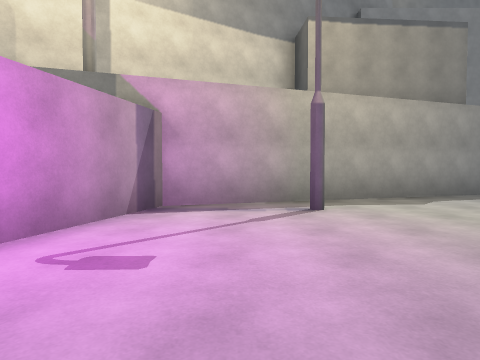
[1] (above)

21 first-person views from a walk through a scene from a Unity 3-D project. The camera is 1.3 m above the floor, tilts 2° down and sees 75° across. The floor is counted in squares, 2 m on a side. Each view is taken from the middle of a square. On the plan, view 1 faces up. The plan holds only what a view shows up to about 10 squares ahead; the rest is blank. The place goes on beyond the plan. Surface patterns are stand-ins for the level's own textures.

[2]
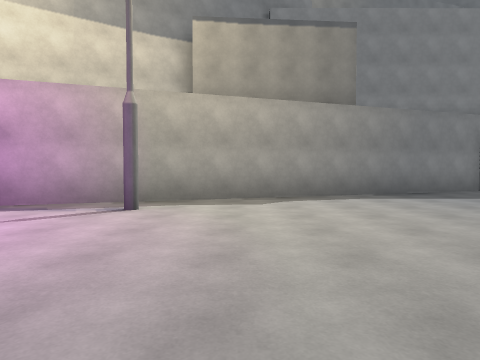

[3]
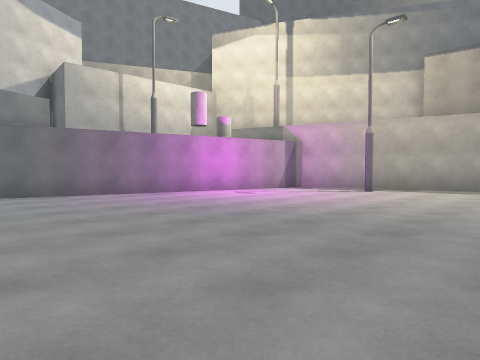

[4]
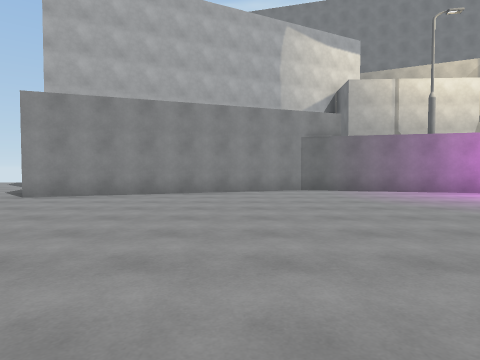

[5]
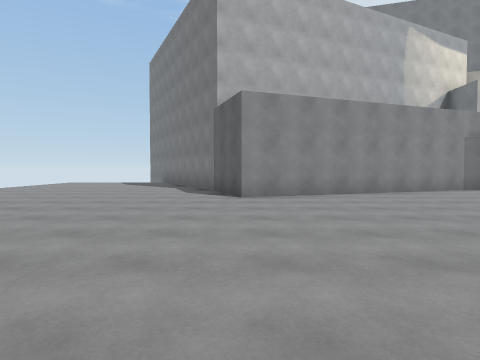

[6]
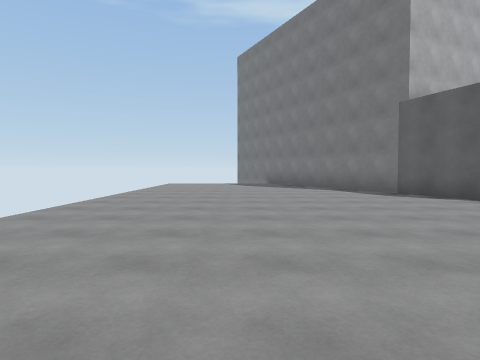

[7]
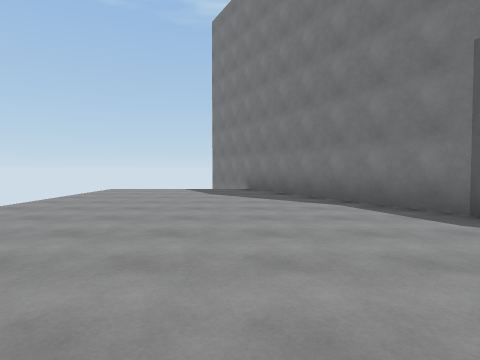

[8]
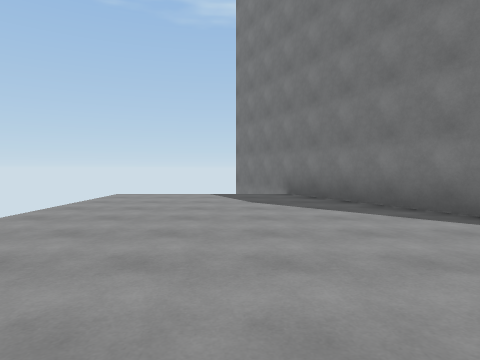

[9]
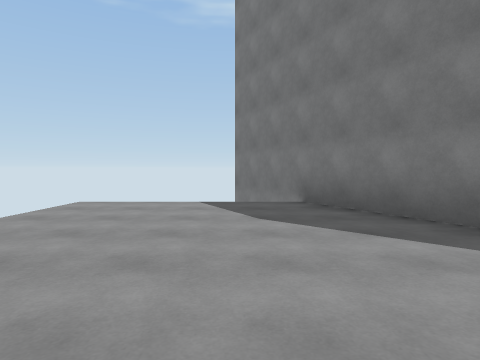

[10]
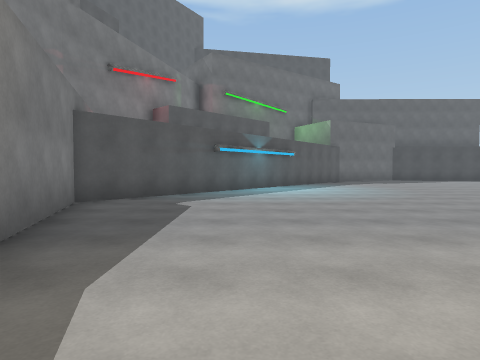

[11]
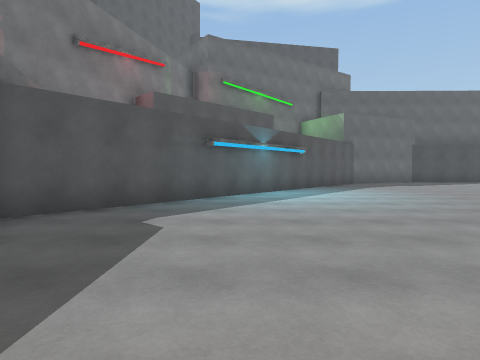

[12]
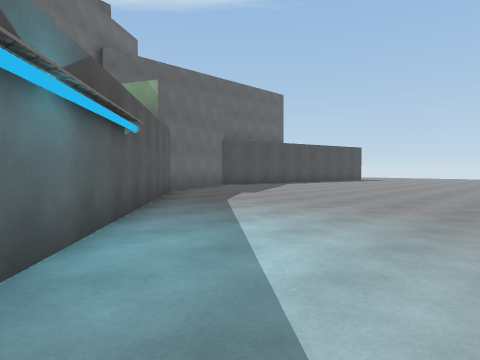

[13]
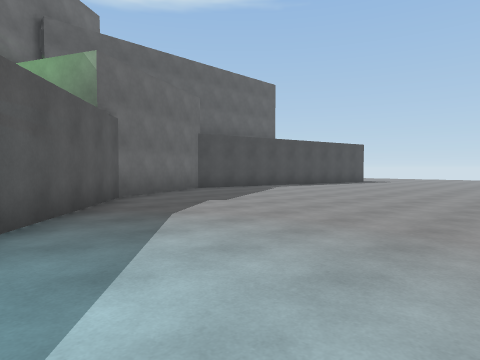

[14]
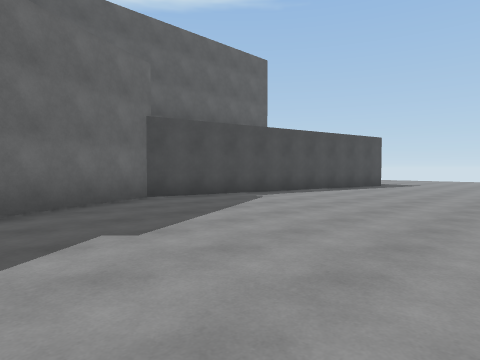

[15]
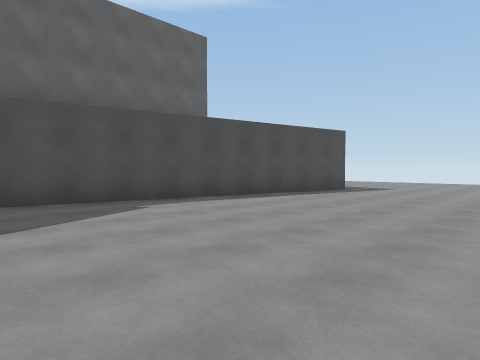

[16]
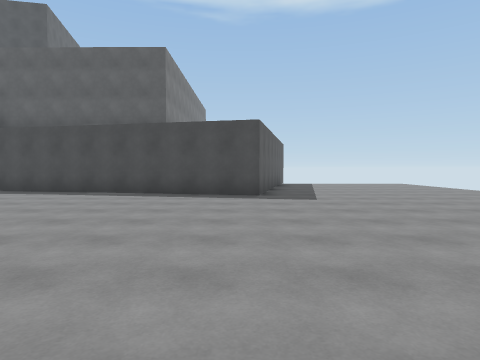

[17]
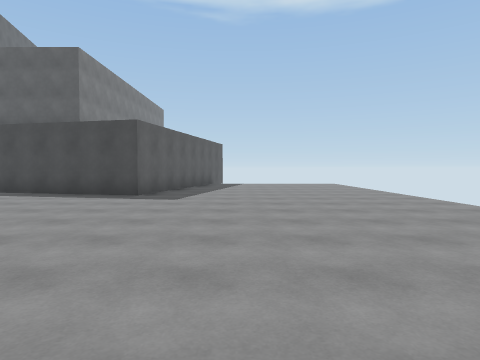

[18]
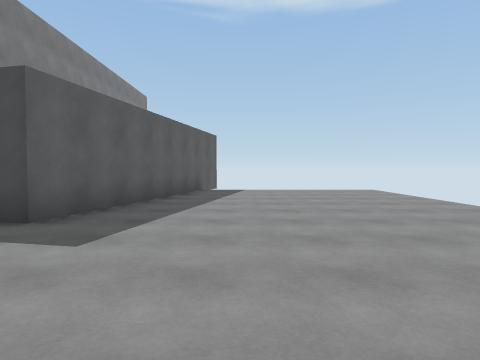

[19]
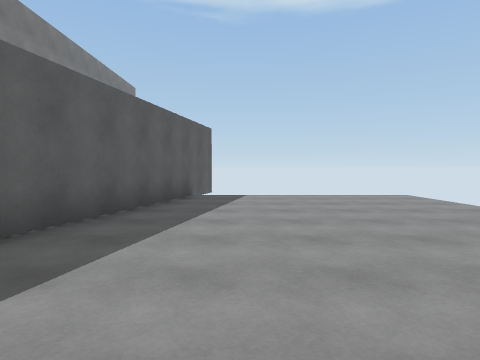

[20]
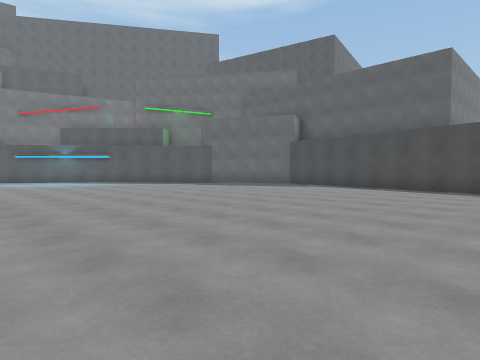

[21]
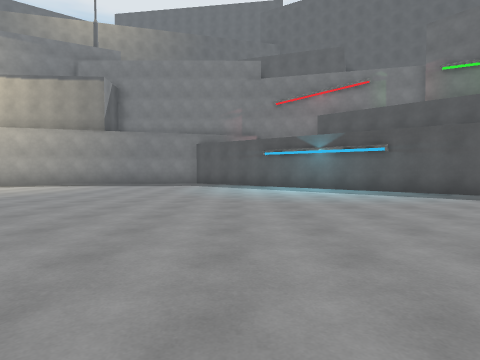

### Floor plan
Points are (right, up) in squares from view 1. A wall is a line through its corners. A room is listed if a view was taken in it or the views show most of it. See-through windows are left out.
Room 1 (views 1, 2, 3, 4, 5, 6, 7, 8, 9, 10, 11, 12, 13, 14, 15, 16, 17, 18, 19, 20, 21)
walls: (26.5, -12.9) (19.7, -11.5) (21.6, -2.6) (20, 0.9) (10, 9.2) (-1.4, 5.5) (-3.6, -3.1) (-1.1, -10) (-3.4, -10.8) (-10.6, -14.4)

Where each view was taken, in squares from view 1:
view 1: 0 up, 0 right, facing up
view 2: 0 up, 3 right, facing up
view 3: 4 down, 5 right, facing up-left
view 4: 5 down, 6 right, facing left
view 5: 10 down, 6 right, facing left
view 6: 15 down, 5 right, facing left
view 7: 14 down, 1 right, facing left
view 8: 15 down, 1 left, facing left
view 9: 15 down, 3 left, facing left
view 10: 6 up, 4 right, facing right
view 11: 6 up, 6 right, facing right
view 12: 6 up, 12 right, facing down-right
view 13: 4 up, 13 right, facing down-right
view 14: 1 up, 15 right, facing down-right
view 15: 2 down, 15 right, facing down-right
view 16: 11 down, 12 right, facing right
view 17: 14 down, 12 right, facing right
view 18: 14 down, 16 right, facing right
view 19: 14 down, 18 right, facing right
view 20: 11 down, 10 right, facing up-right
view 21: 5 down, 12 right, facing up
